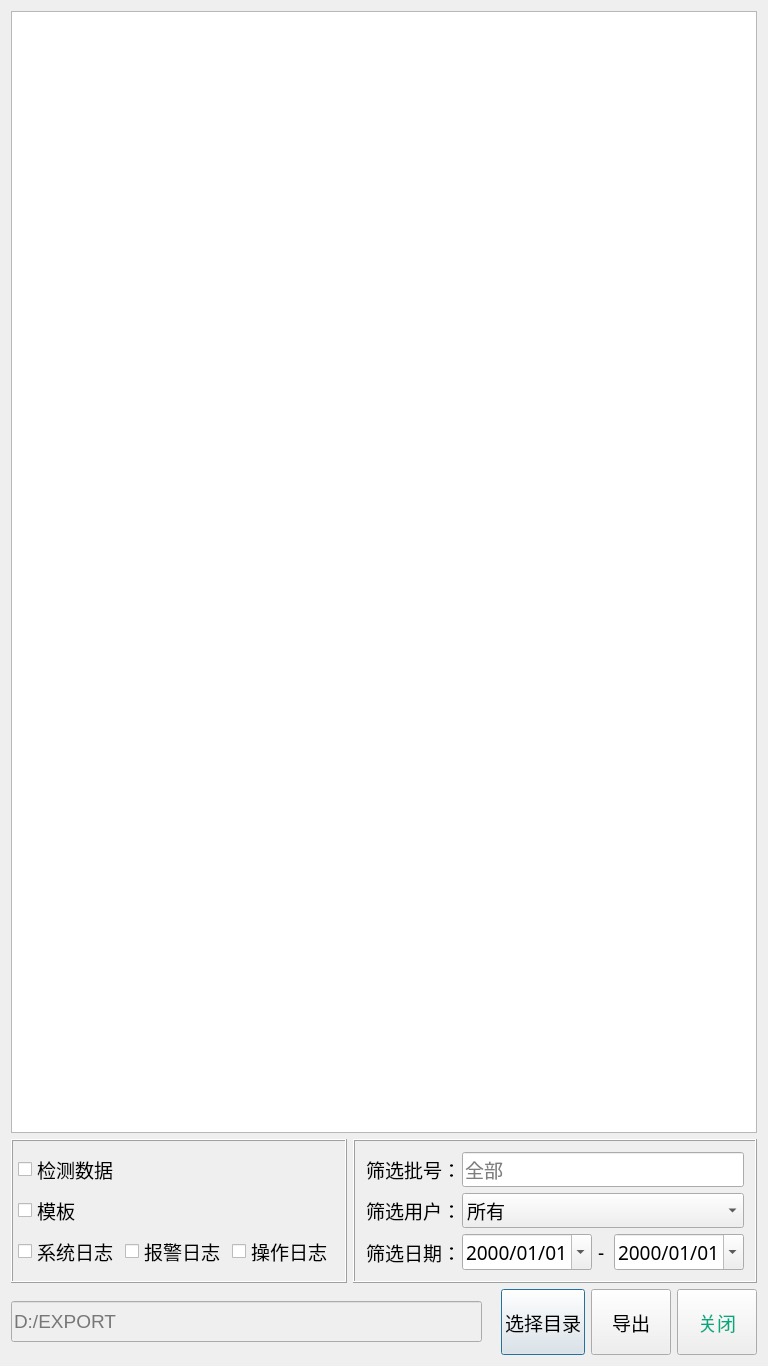
<?xml version="1.0" encoding="UTF-8"?>
<ui version="4.0">
 <class>ResultData</class>
 <widget class="QDialog" name="ResultData">
  <property name="geometry">
   <rect>
    <x>0</x>
    <y>0</y>
    <width>768</width>
    <height>1366</height>
   </rect>
  </property>
  <property name="minimumSize">
   <size>
    <width>768</width>
    <height>1366</height>
   </size>
  </property>
  <property name="maximumSize">
   <size>
    <width>775</width>
    <height>1366</height>
   </size>
  </property>
  <property name="windowTitle">
   <string>ResultData</string>
  </property>
  <layout class="QVBoxLayout" name="verticalLayout_2">
   <item>
    <widget class="QTableWidget" name="tableWidget">
     <property name="font">
      <font>
       <family>Microsoft YaHei UI</family>
       <pointsize>21</pointsize>
      </font>
     </property>
    </widget>
   </item>
   <item>
    <layout class="QHBoxLayout" name="horizontalLayout_3">
     <item>
      <widget class="QFrame" name="frame">
       <property name="frameShape">
        <enum>QFrame::Box</enum>
       </property>
       <property name="frameShadow">
        <enum>QFrame::Raised</enum>
       </property>
       <layout class="QVBoxLayout" name="verticalLayout_3">
        <property name="leftMargin">
         <number>5</number>
        </property>
        <property name="topMargin">
         <number>5</number>
        </property>
        <property name="rightMargin">
         <number>5</number>
        </property>
        <property name="bottomMargin">
         <number>5</number>
        </property>
        <item>
         <layout class="QGridLayout" name="gridLayout">
          <item row="2" column="0">
           <widget class="QCheckBox" name="cB_sysLog">
            <property name="font">
             <font>
              <family>幼圆</family>
              <pointsize>14</pointsize>
             </font>
            </property>
            <property name="text">
             <string>系统日志</string>
            </property>
           </widget>
          </item>
          <item row="2" column="2">
           <widget class="QCheckBox" name="cB_operationLog">
            <property name="font">
             <font>
              <family>幼圆</family>
              <pointsize>14</pointsize>
             </font>
            </property>
            <property name="text">
             <string>操作日志</string>
            </property>
           </widget>
          </item>
          <item row="2" column="1">
           <widget class="QCheckBox" name="cB_alarmLog">
            <property name="font">
             <font>
              <family>幼圆</family>
              <pointsize>14</pointsize>
             </font>
            </property>
            <property name="text">
             <string>报警日志</string>
            </property>
           </widget>
          </item>
          <item row="0" column="2">
           <spacer name="horizontalSpacer_2">
            <property name="orientation">
             <enum>Qt::Horizontal</enum>
            </property>
            <property name="sizeHint" stdset="0">
             <size>
              <width>40</width>
              <height>20</height>
             </size>
            </property>
           </spacer>
          </item>
          <item row="0" column="0">
           <widget class="QCheckBox" name="cB_data">
            <property name="font">
             <font>
              <family>幼圆</family>
              <pointsize>14</pointsize>
             </font>
            </property>
            <property name="text">
             <string>检测数据</string>
            </property>
           </widget>
          </item>
          <item row="1" column="0">
           <widget class="QCheckBox" name="cB_model">
            <property name="font">
             <font>
              <family>幼圆</family>
              <pointsize>14</pointsize>
             </font>
            </property>
            <property name="text">
             <string>模板</string>
            </property>
           </widget>
          </item>
         </layout>
        </item>
       </layout>
      </widget>
     </item>
     <item>
      <widget class="QFrame" name="frame_2">
       <property name="frameShape">
        <enum>QFrame::Box</enum>
       </property>
       <property name="frameShadow">
        <enum>QFrame::Raised</enum>
       </property>
       <layout class="QVBoxLayout" name="verticalLayout">
        <item>
         <layout class="QGridLayout" name="gridLayout_2">
          <item row="0" column="0">
           <widget class="QLabel" name="label_4">
            <property name="minimumSize">
             <size>
              <width>90</width>
              <height>0</height>
             </size>
            </property>
            <property name="maximumSize">
             <size>
              <width>90</width>
              <height>16777215</height>
             </size>
            </property>
            <property name="font">
             <font>
              <family>幼圆</family>
              <pointsize>14</pointsize>
             </font>
            </property>
            <property name="text">
             <string>筛选批号：</string>
            </property>
           </widget>
          </item>
          <item row="0" column="1">
           <widget class="QLineEdit" name="lE_productionNum">
            <property name="font">
             <font>
              <family>幼圆</family>
              <pointsize>14</pointsize>
             </font>
            </property>
            <property name="placeholderText">
             <string>全部</string>
            </property>
           </widget>
          </item>
          <item row="1" column="0">
           <widget class="QLabel" name="label_3">
            <property name="minimumSize">
             <size>
              <width>90</width>
              <height>0</height>
             </size>
            </property>
            <property name="maximumSize">
             <size>
              <width>90</width>
              <height>16777215</height>
             </size>
            </property>
            <property name="font">
             <font>
              <family>幼圆</family>
              <pointsize>14</pointsize>
             </font>
            </property>
            <property name="text">
             <string>筛选用户：</string>
            </property>
           </widget>
          </item>
          <item row="1" column="1">
           <widget class="QComboBox" name="cB_LeadOut">
            <property name="font">
             <font>
              <family>幼圆</family>
              <pointsize>14</pointsize>
             </font>
            </property>
            <item>
             <property name="text">
              <string>所有</string>
             </property>
            </item>
           </widget>
          </item>
          <item row="2" column="0">
           <widget class="QLabel" name="label">
            <property name="minimumSize">
             <size>
              <width>90</width>
              <height>0</height>
             </size>
            </property>
            <property name="maximumSize">
             <size>
              <width>90</width>
              <height>16777215</height>
             </size>
            </property>
            <property name="font">
             <font>
              <family>幼圆</family>
              <pointsize>14</pointsize>
             </font>
            </property>
            <property name="text">
             <string>筛选日期：</string>
            </property>
           </widget>
          </item>
          <item row="2" column="1">
           <layout class="QHBoxLayout" name="horizontalLayout_2">
            <item>
             <widget class="QDateEdit" name="dateEdit">
              <property name="font">
               <font>
                <family>幼圆</family>
                <pointsize>14</pointsize>
               </font>
              </property>
              <property name="displayFormat">
               <string>yyyy/MM/dd</string>
              </property>
              <property name="calendarPopup">
               <bool>true</bool>
              </property>
             </widget>
            </item>
            <item>
             <widget class="QLabel" name="label_2">
              <property name="minimumSize">
               <size>
                <width>10</width>
                <height>0</height>
               </size>
              </property>
              <property name="maximumSize">
               <size>
                <width>10</width>
                <height>16777215</height>
               </size>
              </property>
              <property name="font">
               <font>
                <family>幼圆</family>
                <pointsize>14</pointsize>
               </font>
              </property>
              <property name="text">
               <string>-</string>
              </property>
             </widget>
            </item>
            <item>
             <widget class="QDateEdit" name="dateEdit_2">
              <property name="font">
               <font>
                <family>幼圆</family>
                <pointsize>14</pointsize>
               </font>
              </property>
              <property name="displayFormat">
               <string>yyyy/MM/dd</string>
              </property>
              <property name="calendarPopup">
               <bool>true</bool>
              </property>
             </widget>
            </item>
           </layout>
          </item>
         </layout>
        </item>
       </layout>
      </widget>
     </item>
    </layout>
   </item>
   <item>
    <layout class="QHBoxLayout" name="horizontalLayout">
     <item>
      <widget class="QLineEdit" name="lineEdit">
       <property name="enabled">
        <bool>false</bool>
       </property>
       <property name="minimumSize">
        <size>
         <width>0</width>
         <height>41</height>
        </size>
       </property>
       <property name="maximumSize">
        <size>
         <width>16777215</width>
         <height>41</height>
        </size>
       </property>
       <property name="font">
        <font>
         <family>Arial</family>
         <pointsize>14</pointsize>
        </font>
       </property>
       <property name="placeholderText">
        <string>D:/EXPORT</string>
       </property>
      </widget>
     </item>
     <item>
      <spacer name="horizontalSpacer">
       <property name="orientation">
        <enum>Qt::Horizontal</enum>
       </property>
       <property name="sizeType">
        <enum>QSizePolicy::Fixed</enum>
       </property>
       <property name="sizeHint" stdset="0">
        <size>
         <width>13</width>
         <height>20</height>
        </size>
       </property>
      </spacer>
     </item>
     <item>
      <widget class="QPushButton" name="pB_Choose">
       <property name="minimumSize">
        <size>
         <width>0</width>
         <height>66</height>
        </size>
       </property>
       <property name="maximumSize">
        <size>
         <width>16777215</width>
         <height>66</height>
        </size>
       </property>
       <property name="font">
        <font>
         <family>幼圆</family>
         <pointsize>14</pointsize>
        </font>
       </property>
       <property name="text">
        <string>选择目录</string>
       </property>
      </widget>
     </item>
     <item>
      <widget class="QPushButton" name="pB_LeadOut">
       <property name="minimumSize">
        <size>
         <width>0</width>
         <height>66</height>
        </size>
       </property>
       <property name="maximumSize">
        <size>
         <width>16777215</width>
         <height>66</height>
        </size>
       </property>
       <property name="font">
        <font>
         <family>幼圆</family>
         <pointsize>14</pointsize>
        </font>
       </property>
       <property name="text">
        <string>导出</string>
       </property>
      </widget>
     </item>
     <item>
      <widget class="QPushButton" name="pB_LeadOutClose">
       <property name="minimumSize">
        <size>
         <width>0</width>
         <height>66</height>
        </size>
       </property>
       <property name="maximumSize">
        <size>
         <width>16777215</width>
         <height>66</height>
        </size>
       </property>
       <property name="font">
        <font>
         <family>幼圆</family>
         <pointsize>14</pointsize>
        </font>
       </property>
       <property name="styleSheet">
        <string notr="true">color: rgb(0, 170, 127);</string>
       </property>
       <property name="text">
        <string>关闭</string>
       </property>
      </widget>
     </item>
    </layout>
   </item>
  </layout>
 </widget>
 <layoutdefault spacing="6" margin="11"/>
 <resources/>
 <connections/>
</ui>
